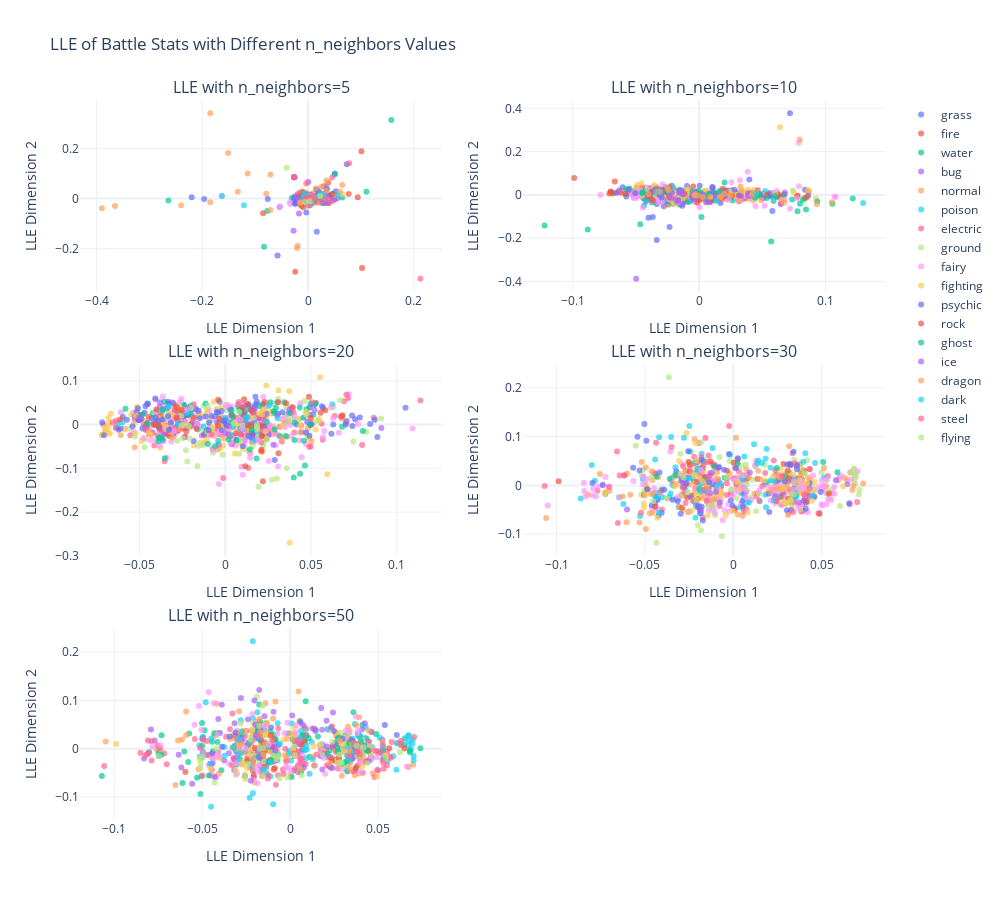

Notebook code for this chart:
### Markdown cell above
### 9.2 Visualizing LLE Results

Now let's visualize the LLE embeddings with different n_neighbors values and compare them.

### Code cell
# Create interactive scatter plots for different n_neighbors values colored by type1
if 'type1' in pokemon_clean.columns and len(lle_results) > 0:
    # Create a subplot for each n_neighbors value
    fig = make_subplots(
        rows=len(lle_results) // 2 + len(lle_results) % 2, 
        cols=2 if len(lle_results) > 1 else 1,
        subplot_titles=[f"LLE with n_neighbors={n}" for n in lle_results.keys()],
        vertical_spacing=0.1
    )
    
    # Add traces for each n_neighbors value
    i = 0
    for n_neighbors in lle_results.keys():
        # Calculate row and column indices
        row = i // 2 + 1
        col = i % 2 + 1
        
        # Get unique types for coloring
        types = pokemon_clean['type1'].unique()
        
        # Create a scatter plot for each type
        for type_name in types:
            type_mask = pokemon_clean['type1'] == type_name
            
            fig.add_trace(
                go.Scatter(
                    x=pokemon_clean.loc[type_mask, f'lle_{n_neighbors}_x'],
                    y=pokemon_clean.loc[type_mask, f'lle_{n_neighbors}_y'],
                    mode='markers',
                    name=type_name,
                    showlegend=(True if i == 0 else False),  # Only show legend for the first subplot
                    hovertext=pokemon_clean.loc[type_mask, 'name'] if 'name' in pokemon_clean.columns else None,
                    marker=dict(opacity=0.7)
                ),
                row=row, col=col
            )
        
        # Update axes labels
        fig.update_xaxes(title_text="LLE Dimension 1", row=row, col=col)
        fig.update_yaxes(title_text="LLE Dimension 2", row=row, col=col)
        
        i += 1
    
    # Update layout
    fig.update_layout(
        height=300 * (len(lle_results) // 2 + len(lle_results) % 2),
        width=1000,
        title_text="LLE of Battle Stats with Different n_neighbors Values",
        template='plotly_white'
    )
    
    fig.show()
